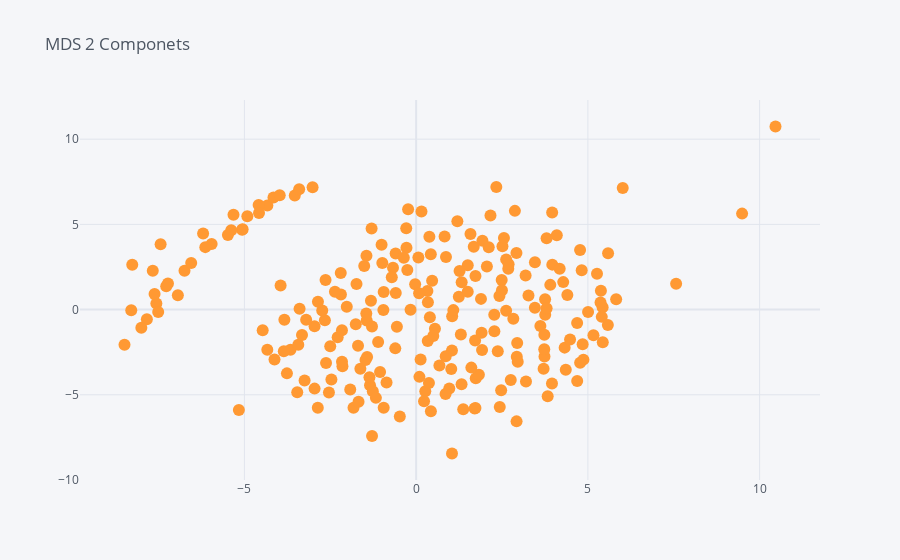

The code cell stored with this chart in its notebook:
### Code cell
mds = MDS(n_components=2,n_jobs=-1)
Xm = pd.DataFrame(mds.fit_transform(scaler),columns=['d1','d2'])
Xm.iplot(x="d1", y="d2",kind="scatter", mode='markers', title=f"MDS 2 Componets")

### Figure 1 — Plotly figure (JSON) as saved in the notebook; plotly's stock layout.template omitted (floating-point values rounded to 4 significant figures; data arrays with more than 128 entries replaced by an {"elided": "..."} marker saying what was removed)
{"data": [{"line": {"color": "rgba(255, 153, 51, 1.0)", "dash": "solid", "shape": "linear", "width": 1.3}, "marker": {"size": 12, "symbol": "circle"}, "mode": "markers", "name": "d2", "text": "", "type": "scatter", "x": {"elided": "234 float values"}, "y": {"elided": "234 float values"}}], "layout": {"legend": {"bgcolor": "#F5F6F9", "font": {"color": "#4D5663"}}, "paper_bgcolor": "#F5F6F9", "plot_bgcolor": "#F5F6F9", "title": {"font": {"color": "#4D5663"}, "text": "MDS 2 Componets"}, "xaxis": {"gridcolor": "#E1E5ED", "showgrid": true, "tickfont": {"color": "#4D5663"}, "title": {"font": {"color": "#4D5663"}, "text": ""}, "zerolinecolor": "#E1E5ED"}, "yaxis": {"gridcolor": "#E1E5ED", "showgrid": true, "tickfont": {"color": "#4D5663"}, "title": {"font": {"color": "#4D5663"}, "text": ""}, "zerolinecolor": "#E1E5ED"}}}
